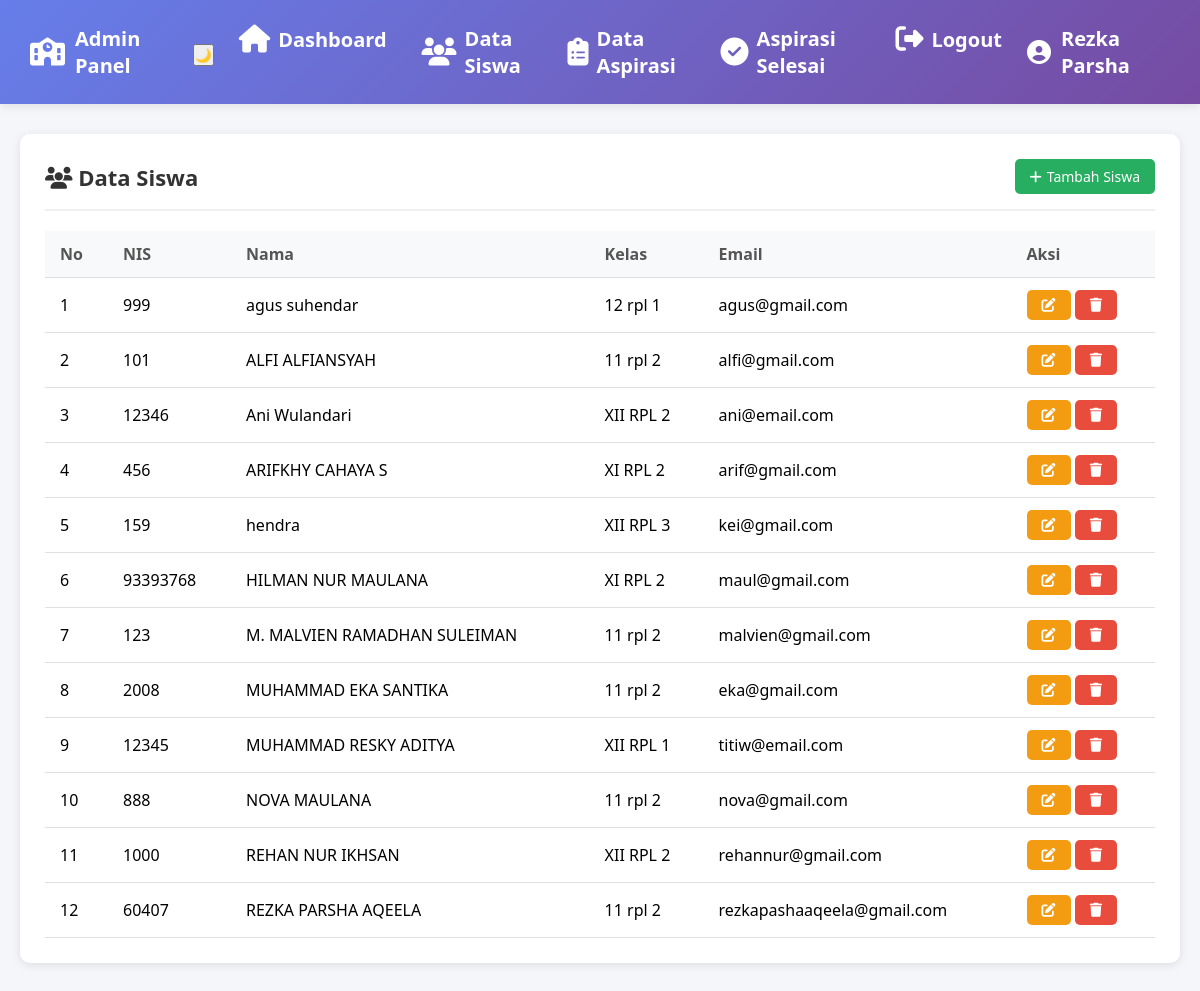
Page /VIEW/ADMIN/v_DaftarSiswa.php (signed in) on the committed database.
### tables this page shows
CREATE TABLE `siswa` (
  `nis` int NOT NULL,
  `nama` varchar(35) NOT NULL,
  `kelas` varchar(10) NOT NULL,
  `email` varchar(50) NOT NULL,
  `password` varchar(255) NOT NULL,
  `created_at` timestamp NULL DEFAULT CURRENT_TIMESTAMP
);

### MODEL/m_koneksi.php (called while the page is built, shortened)
<?php
class Koneksi
{
    private $host = "127.0.0.1";
    private $username = "root";
    private $password = "root";
    private $db = "pengaduan_sarana_sekolah_kel6_11rpl2";
    function __construct()
    {
        $this->koneksi = mysqli_connect(
            $this->host,
            $this->username,
            $this->password,
            $this->db
        );
    }
}
?>

### MODEL/m_siswa.php (called while the page is built, shortened)
<?php
require_once 'm_koneksi.php';
class Siswa {
    private $koneksi;
    public function __construct() {
        $db = new Koneksi();
        $this->koneksi = $db->koneksi;
    }
    public function getAllSiswa() {
        $query = "SELECT * FROM siswa
                  ORDER BY nama ASC";
        $result = mysqli_query($this->koneksi, $query);
        $data = [];
        while ($row = mysqli_fetch_assoc($result)) {
            $data[] = $row;
        }
        return $data;
    }
}
?>

### VIEW/ADMIN/v_DaftarSiswa.php (the view, shortened to what this page needs)
<?php
require_once '../../MODEL/m_siswa.php';
$siswaModel = new Siswa();
$siswaList = $siswaModel->getAllSiswa();
?>
<!DOCTYPE html>
<html lang="id">
<head>
    <link rel="stylesheet" href="../../ASSETS/NavbarAdmin.css">
    <link rel="stylesheet" href="https://cdnjs.cloudflare.com/ajax/libs/font-awesome/6.4.0/css/all.min.css">
</head>
<body>
    <?php include '../../template/NavbarAdmin.php'; ?>
    <div class="container">
        <div class="card">
            <div class="card-header">
                <h2><i class="fas fa-users"></i> Data Siswa</h2>
                <a href="FormTambahSiswa.php" class="btn btn-success">
                    <i class="fas fa-plus"></i> Tambah Siswa
                </a>
            </div>
            <div class="table-container">
                <table>
                    <thead>
                        <tr>
                            <th>No</th>
                            <th>NIS</th>
                            <th>Nama</th>
                            <th>Kelas</th>
                            <th>Email</th>
                            <th>Aksi</th>
                        </tr>
                    </thead>
                    <tbody>
                        <?php
                        $no = 1;
                        foreach ($siswaList as $siswa):
                        ?>
                        <tr>
                            <td><?php echo $no++; ?></td>
                            <td><?php echo htmlspecialchars($siswa['nis']); ?></td>
                            <td><?php echo htmlspecialchars($siswa['nama']); ?></td>
                            <td><?php echo htmlspecialchars($siswa['kelas']); ?></td>
                            <td><?php echo htmlspecialchars($siswa['email']); ?></td>
                            <td>
                                <a href="FormEditSiswa.php?nis=<?php echo $siswa['nis']; ?>" class="btn btn-warning">
                                    <i class="fas fa-edit"></i>
                                </a>
                                <a href="../../CONTROLLER/AdminController.php?hapus_siswa=<?php echo $siswa['nis']; ?>"
                                   class="btn btn-danger"
                                   onclick="return confirm('Yakin ingin menghapus siswa ini?')">
                                    <i class="fas fa-trash"></i>
                                </a>
                            </td>
                        </tr>
                        <?php endforeach; ?>
                    </tbody>
                </table>
            </div>
        </div>
    </div>
</body>
</html>

### ASSETS/NavbarAdmin.css (style rules this page uses)
* { margin: 0; padding: 0; box-sizing: border-box; font-family: 'Segoe UI', Tahoma, Geneva, Verdana, sans-serif; }
body { background: #f5f6fa; }
.container { max-width: 1200px; margin: 30px auto; padding: 0 20px; }
.card { background: white; border-radius: 10px; box-shadow: 0 2px 10px rgba(0,0,0,0.1); padding: 25px; margin-bottom: 20px; }
.card-header { display: flex; justify-content: space-between; align-items: center; margin-bottom: 20px; padding-bottom: 15px; border-bottom: 2px solid #f0f0f0; }
.card-header h2 { color: #333; font-size: 22px; }
.table-container { overflow-x: auto; }
table { width: 100%; border-collapse: collapse; }
table th, table td { padding: 12px 15px; text-align: left; border-bottom: 1px solid #e0e0e0; }
table th { background: #f8f9fa; color: #555; font-weight: 600; }
.btn { padding: 8px 15px; border: none; border-radius: 5px; cursor: pointer; font-size: 14px; text-decoration: none; display: inline-flex; align-items: center; gap: 5px; transition: all 0.3s; }
.btn-success { background: #27ae60; color: white; }
.btn-danger { background: #e74c3c; color: white; }
.btn-warning { background: #f39c12; color: white; }

### rows in the picture
siswa: nis "999", nama "agus suhendar", kelas "12 rpl 1", email "agus@gmail.com"
siswa: nis "101", nama "ALFI ALFIANSYAH", kelas "11 rpl 2", email "alfi@gmail.com"
siswa: nis "12346", nama "Ani Wulandari", kelas "XII RPL 2", email "ani@email.com"
siswa: nis "456", nama "ARIFKHY CAHAYA S", kelas "XI RPL 2", email "arif@gmail.com"
siswa: nis "159", nama "hendra", kelas "XII RPL 3", email "kei@gmail.com"
siswa: nis "93393768", nama "HILMAN NUR MAULANA", kelas "XI RPL 2", email "maul@gmail.com"
siswa: nis "123", nama "M. MALVIEN RAMADHAN SULEIMAN", kelas "11 rpl 2", email "malvien@gmail.com"
siswa: nis "2008", nama "MUHAMMAD EKA SANTIKA", kelas "11 rpl 2", email "eka@gmail.com"
siswa: nis "12345", nama "MUHAMMAD RESKY ADITYA", kelas "XII RPL 1", email "titiw@email.com"
siswa: nis "888", nama "NOVA MAULANA", kelas "11 rpl 2", email "nova@gmail.com"
siswa: nis "1000", nama "REHAN NUR IKHSAN", kelas "XII RPL 2", email "rehannur@gmail.com"
siswa: nis "60407", nama "REZKA PARSHA AQEELA", kelas "11 rpl 2", email "rezkapashaaqeela@gmail.com"

### other values in the picture
$_SESSION['nama_lengkap'] "Rezka Parsha"
